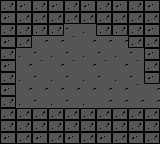

Rendered tile map (Tiled .tmx) drawn with the repository's tilesets; below, a short description and the full map source, tile grids included:
An orthogonal 10x12 tile map with 16x12 px tiles, 1 tile layer (Tile Layer 1) and 3 objects (From Hall0, Teleport).

<map version="1.5" tiledversion="1.7.2" orientation="orthogonal" renderorder="right-down" width="10" height="12" tilewidth="16" tileheight="12" infinite="0" nextlayerid="8" nextobjectid="14">
 <editorsettings>
  <export format="json" />
 </editorsettings>
 <tileset firstgid="1" source="tiles.tsx" />
 <layer id="1" name="Tile Layer 1" width="10" height="12">
  <data encoding="csv">
2,3,2,3,2,3,2,3,2,3,
3,2,2,2,2,2,2,2,2,2,
2,2,2,2,23,22,2,2,2,3,
3,2,12,12,13,12,12,12,2,2,
2,22,23,22,23,22,23,22,23,3,
3,12,13,12,13,12,13,12,13,2,
2,22,23,22,23,22,23,22,23,3,
3,12,12,12,12,12,12,12,13,12,
2,22,23,22,23,22,12,12,12,12,
2,2,2,2,2,2,2,2,2,2,
2,2,2,2,2,2,2,2,2,2,
3,2,3,2,3,2,3,2,3,2
</data>
 </layer>
 <objectgroup id="5" name="Spawners">
  <object id="4" template="player.tx" name="From Hall0" x="153" y="89" width="7" height="19">
   <properties>
    <property name="dir" value="left" />
    <property name="source" value="crossroad0" />
   </properties>
  </object>
  <object id="12" template="player.tx" x="79" y="86" />
 </objectgroup>
 <objectgroup id="6" name="Teleporters">
  <object id="8" name="Onward" type="Teleport" x="157" y="84" width="3" height="24">
   <properties>
    <property name="destination" value="crossroad0" />
   </properties>
  </object>
 </objectgroup>
</map>